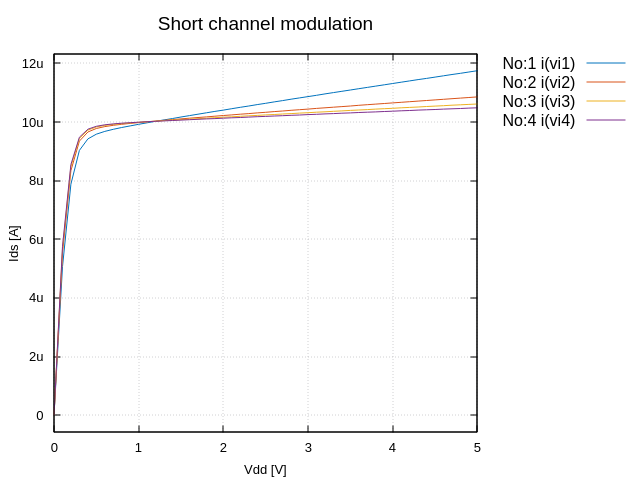

The script that drew this image:
set encoding utf8
set termoption noenhanced
set title "Short channel modulation"
set xlabel "Vdd [V]"
set ylabel "Ids [A]"
set grid
unset logscale x 
set xrange [0.000000e+00:5.000000e+00]
unset logscale y 
set yrange [-5.874852e-07:1.233719e-05]
#set xtics 1
#set x2tics 1
#set ytics 1
#set y2tics 1
plot '01_short_channel.data' using 1:2 with lines lw 1 title "No:1 i(vi1)",\
'01_short_channel.data' using 3:4 with lines lw 1 title "No:2 i(vi2)",\
'01_short_channel.data' using 5:6 with lines lw 1 title "No:3 i(vi3)",\
'01_short_channel.data' using 7:8 with lines lw 1 title "No:4 i(vi4)"
